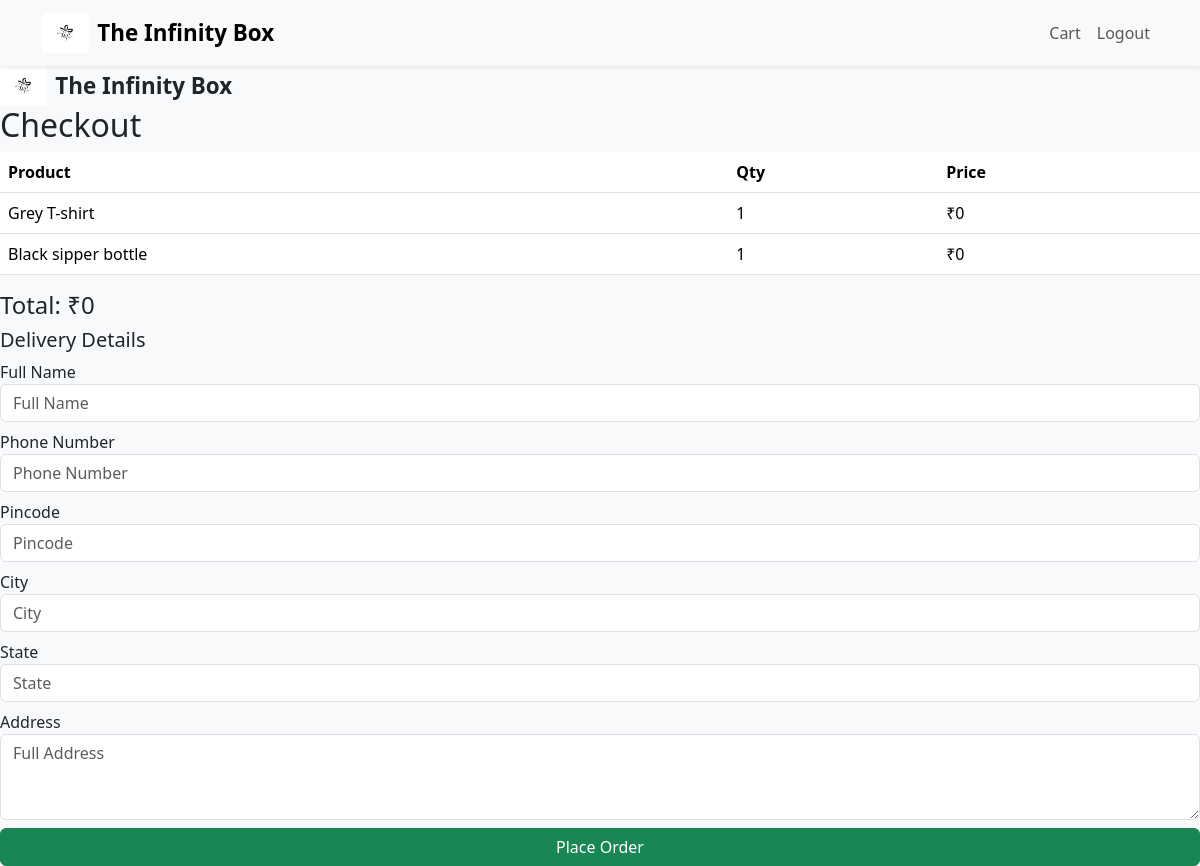
The app's page /products/checkout/ (signed in) with its own data.
### cart/models.py (models this page shows, shortened)
class CartItem(models.Model):
    user = models.ForeignKey(
        settings.AUTH_USER_MODEL,
        on_delete=models.CASCADE,
        related_name='cart_items',
        related_query_name='cart_item'
    )
    product = models.ForeignKey(
        Product,
        on_delete=models.CASCADE,
        related_name='cart_items',
        related_query_name='cart_item'
    )
    quantity = models.PositiveIntegerField(default=1)
    added_at = models.DateTimeField(auto_now_add=True)
    size = models.CharField(max_length=10, null=True, blank=True)  # <-- Add this
    def calc_subtotal(self):
        return self.quantity * self.product.price

### products/models.py (models this page shows, shortened)
class Product(models.Model):
    CATEGORY_CHOICES = [
        ('T-shirts', 'T-shirts'),
        ('Notebooks', 'Notebooks'),
        ('Bottles', 'Bottles'),
    ]
    name = models.CharField(max_length=200)
    description = models.TextField(blank=True)
    price = models.IntegerField(default=0)
    type = models.CharField(max_length=100, choices=[("T-shirts", "T-shirts"), ("Notebooks", "Notebooks"), ("Bottles", "Bottles")])
    image = models.ImageField(upload_to='products/')
    is_customizable = models.BooleanField(default=False)
    is_active = models.BooleanField(default=True)
    category = models.CharField(max_length=100)  # e.g., "T-shirts", "Notebooks"
    available = models.BooleanField(default=True)

### products/views.py (the view)
# urls.py: path('checkout/', views.checkout_view, name='checkout_view'),
@login_required
def checkout_view(request):
    cart_items = CartItem.objects.filter(user=request.user)
    total = sum(item.calc_subtotal() for item in cart_items)
    if request.method == 'POST':
        form = DeliveryAddressForm(request.POST)
        if form.is_valid():
            address = form.save(commit=False)
            address.user = request.user
            address.save()
            return redirect('products:checkout_success')
    else:
        form = DeliveryAddressForm()
    return render(request, 'cart/checkout.html', {
        'cart_items': cart_items,
        'total': total,
        'form': form,
    })

### products/forms.py
class DeliveryAddressForm(forms.ModelForm):
    class Meta:
        model = DeliveryAddress
        fields = ['full_name', 'phone_number', 'pincode', 'city', 'state', 'address']
        widgets = {
            'full_name': forms.TextInput(attrs={'class': 'form-control', 'placeholder': 'Full Name'}),
            'phone_number': forms.TextInput(attrs={'class': 'form-control', 'placeholder': 'Phone Number'}),
            'pincode': forms.TextInput(attrs={'class': 'form-control', 'placeholder': 'Pincode'}),
            'city': forms.TextInput(attrs={'class': 'form-control', 'placeholder': 'City'}),
            'state': forms.TextInput(attrs={'class': 'form-control', 'placeholder': 'State'}),
            'address': forms.Textarea(attrs={'class': 'form-control', 'placeholder': 'Full Address', 'rows': 3}),
        }

### cart/templates/cart/checkout.html (shortened to what this page needs)
{% extends 'base.html' %}
{% block content %}
<h2>Checkout</h2>
<table class="table">
  <thead>
    <tr>
      <th>Product</th>
      <th>Qty</th>
      <th>Price</th>
    </tr>
  </thead>
  <tbody>
    {% for item in cart_items %}
      <tr>
        <td>{{ item.product.name }}</td>
        <td>{{ item.quantity }}</td>
        <td>₹{{ item.product.price }}</td>
      </tr>
    {% endfor %}
  </tbody>
</table>
<h4>Total: ₹{{ total }}</h4>
<form method="post">
  <h5>Delivery Details</h5>
  <div class="mb-2">
    <label>Full Name</label>
    {{ form.full_name }}
  </div>
  <div class="mb-2">
    <label>Phone Number</label>
    {{ form.phone_number }}
  </div>
  <div class="mb-2">
    <label>Pincode</label>
    {{ form.pincode }}
  </div>
  <div class="mb-2">
    <label>City</label>
    {{ form.city }}
  </div>
  <div class="mb-2">
    <label>State</label>
    {{ form.state }}
  </div>
  <div class="mb-2">
    <label>Address</label>
    {{ form.address }}
  </div>
  <button type="submit" class="btn btn-success w-100">Place Order</button>
</form>
{% endblock %}

### static/style.css (style rules this page uses)
body { background-color: #f8f9fa; }

### records on screen
CartItem: product.name "Grey T-shirt", quantity "1", product.price "0"
CartItem: product.name "Black sipper bottle", quantity "1", product.price "0"

### other values on screen
{{ total }} "0"
